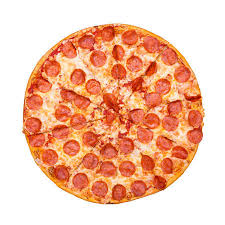
#> input picture input_pictures/input_multiplecircles5.png, 225 x 225 px
$ python Hough-Ex6.py --image ../input_pictures/input_multiplecircles5.png
#> lines starting #> are read from the running program, lines starting #| are printed output that depends on the picture; after the words box and inside, x2 and y2 are one past the last pixel; in counts of white or black regions, pixels touching at a corner belong together
import cv2 as cv
import numpy as np
import argparse

# konsoldan çalıştırmak için:
# python Hough-Ex2.py -i ../input_pictures/input_multiplecircles5.png

ap = argparse.ArgumentParser()
ap.add_argument("-i", "--image", required=True, help="Path of image")
args = vars(ap.parse_args())

img = cv.imread(args["image"])
#> img is the input picture: shape (225, 225, 3); mean B, G, R 167.4, 193.2, 242.5
img2 = img.copy()
img = cv.cvtColor(img, cv.COLOR_BGR2GRAY)
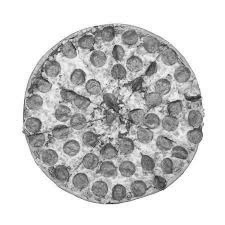
#> img: shape (225, 225); min 33, max 255, mean 205
img = cv.GaussianBlur(img, (5, 5), 1.5)
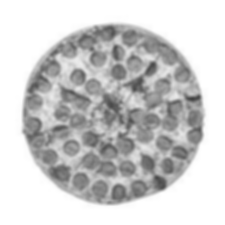
#> img: shape (225, 225); min 65, max 255, mean 205
kernel = np.ones((3, 3), np.uint8)

img = cv.Canny(img, 50, 120)
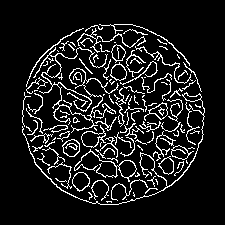
#> img: shape (225, 225); 10.9% white in thin lines or dots, all inside (x1, y1, x2, y2) = (22, 24, 205, 205)
cv.imwrite('img_morph4.png', img)
print(img.shape)
#| (225, 225)
h, w = img.shape[:]
#> h = 225; w = 225

cv.imshow("image", img)
circles = cv.HoughCircles(img, cv.HOUGH_GRADIENT, 1.4, int(w / 25), param1=40, param2=25, minRadius=int(w / 30),
                          maxRadius=int(w / 15))
#> circles = 36 rows, first 8: [129.5, 38.5, 14.14], [135.1, 60.9, 14.14], [139.3, 185.5, 14.14], [170.1, 105.7, 12.6], [62.3, 174.3, 14.14], [118.3, 72.1, 14.14], [122.5, 143.5, 10.92], [63.7, 115.5, 11.06]


circles = np.uint16(np.around(circles))
#> circles = 36 rows, first 8: [130, 38, 14], [135, 61, 14], [139, 186, 14], [170, 106, 13], [62, 174, 14], [118, 72, 14], [122, 144, 11], [64, 116, 11]

for c in circles[0, :]:
    print(c)
    cv.circle(img2, (c[0], c[1]), c[2], (0, 255, 0), 2)
    cv.circle(img2, (c[0], c[1]), 1, (0, 0, 255), 3)
#> this loop made 36 passes
#> c on passes 1 to 12: [130, 38, 14], [135, 61, 14], [139, 186, 14], [170, 106, 13], [62, 174, 14], [118, 72, 14], [122, 144, 11], [64, 116, 11], [116, 190, 14], [71, 148, 9], [106, 32, 8], [36, 138, 11]
#| [130  38  14]
#| [135  61  14]
#| [139 186  14]
#| [170 106  13]
#| [ 62 174  14]
#| [118  72  14]
#| [122 144  11]
#| [ 64 116  11]
#> (further printed lines are left out)
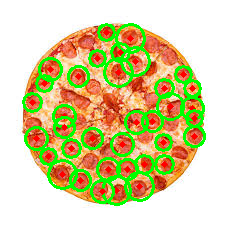
#> img2: shape (225, 225, 3); 14.5% of pixels changed, all inside (x1, y1, x2, y2) = (22, 23, 206, 206)

cv.imshow(" output img", img2)
cv.waitKey(0)
cv.imwrite("houghcircle-ex6.png", img2)

$ run again, with input_pictures/input_multiplecircles2.png copied over input_pictures/input_multiplecircles5.png
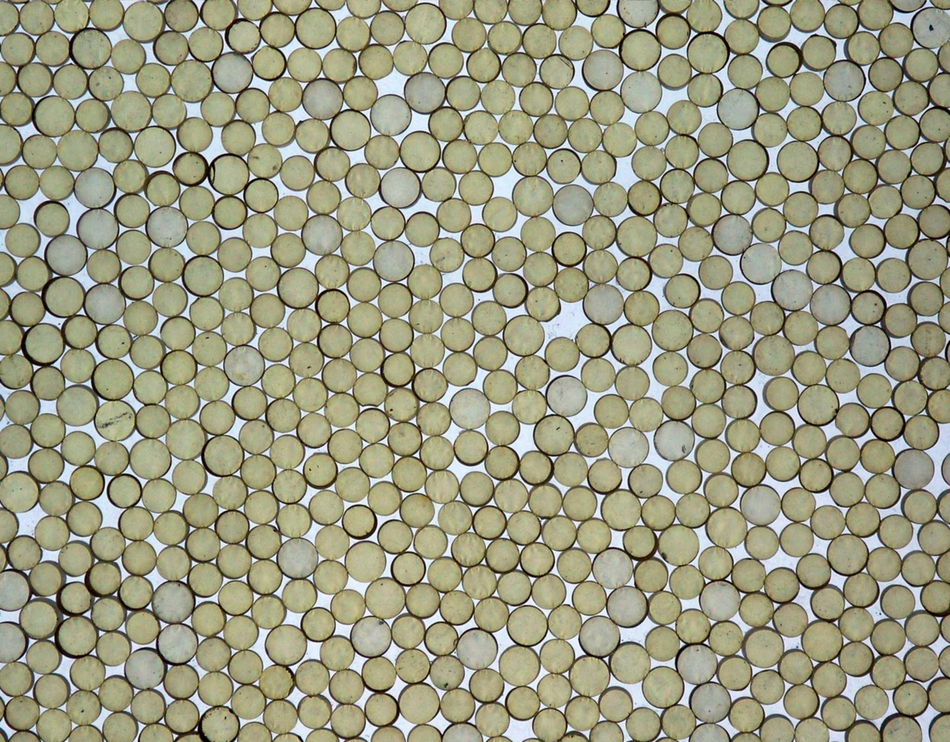
#> input picture input_pictures/input_multiplecircles2.png, 950 x 742 px, shrunk from 2048 x 1600 before the run
#> img is the input picture: shape (742, 950, 3); mean B, G, R 130.6, 156.2, 156.1
#> `img = cv.Canny(img, 50, 120)`:
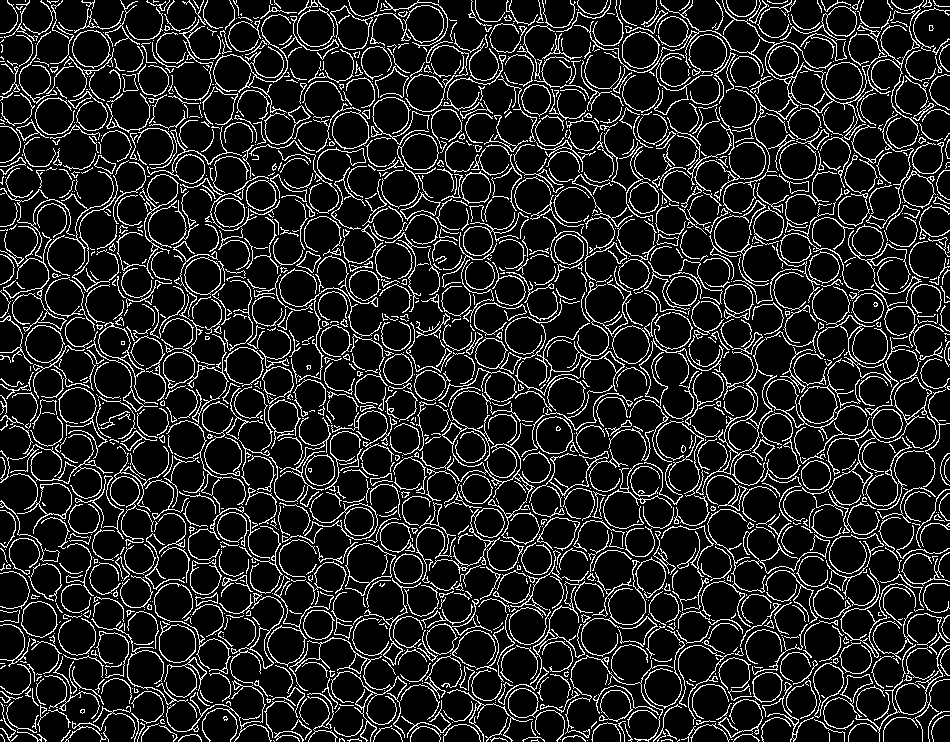
#> img: shape (742, 950); 13.9% white in thin lines or dots
#| (742, 950)
#> `circles = cv.HoughCircles(img, cv.HOUGH_GRADIENT, 1.4, int(w / 25), pa..`: circles = 344 rows, first 8: [602.7, 70.7, 59.14], [126.7, 539.7, 62.22], [672.7, 76.3, 59.14], [787.5, 248.5, 59.14], [703.5, 405.3, 62.22], [150.5, 458.5, 56.06], [864.5, 524.3, 56.06], [766.5, 507.5, 62.22]
#> `circles = np.uint16(np.around(circles))`: circles = 344 rows, first 8: [603, 71, 59], [127, 540, 62], [673, 76, 59], [788, 248, 59], [704, 405, 62], [150, 458, 56], [864, 524, 56], [766, 508, 62]
#> the loop `for c in circles[0, :]:` made 344 passes
#> (printed output is left out)
#> after the loop `for c in circles[0, :]:`:
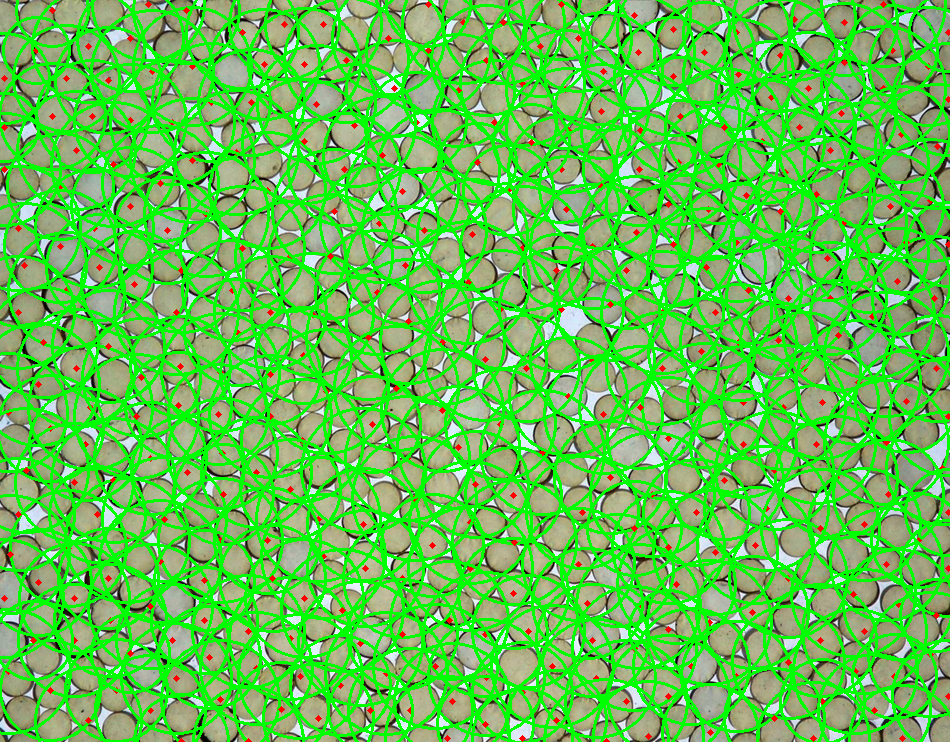
#> img2: shape (742, 950, 3); mean B, G, R 80.6, 193.9, 99.2

$ run again, with input_pictures/input_multiplecircles4.png copied over input_pictures/input_multiplecircles5.png
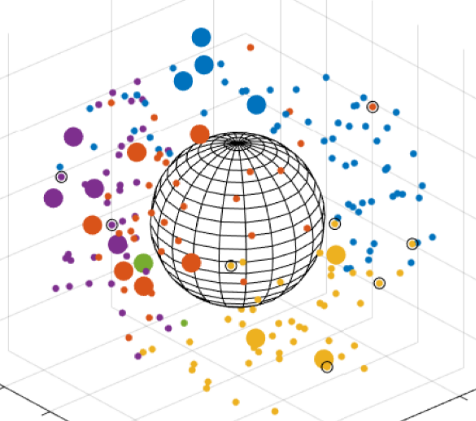
#> input picture input_pictures/input_multiplecircles4.png, 476 x 421 px
#> img is the input picture: shape (421, 476, 3); mean B, G, R 238.2, 238.7, 240.4
#> `img = cv.Canny(img, 50, 120)`:
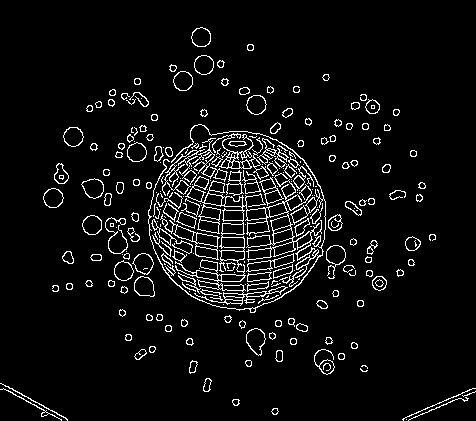
#> img: shape (421, 476); 5.9% white in thin lines or dots
#| (421, 476)
#> `circles = cv.HoughCircles(img, cv.HOUGH_GRADIENT, 1.4, int(w / 25), pa..`: circles = 57 rows, first 8: [241.5, 262.5, 30.12], [189.7, 241.5, 30.12], [266.7, 231.7, 30.12], [227.5, 276.5, 30.12], [213.5, 206.5, 30.12], [227.5, 234.5, 30.12], [241.5, 220.5, 30.12], [266.7, 262.5, 30.12]
#> `circles = np.uint16(np.around(circles))`: circles = 57 rows, first 8: [242, 262, 30], [190, 242, 30], [267, 232, 30], [228, 276, 30], [214, 206, 30], [228, 234, 30], [242, 220, 30], [267, 262, 30]
#> the loop `for c in circles[0, :]:` made 57 passes
#> (printed output is left out)
#> after the loop `for c in circles[0, :]:`:
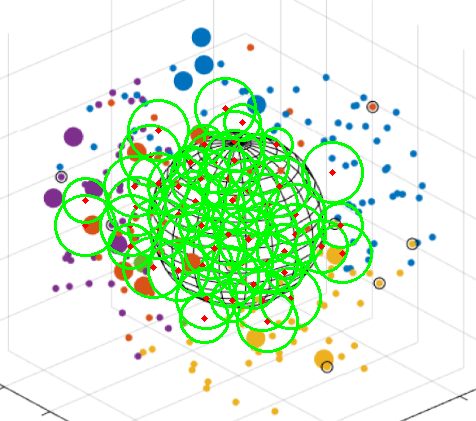
#> img2: shape (421, 476, 3); 11.79% of pixels changed, all inside (x1, y1, x2, y2) = (54, 77, 373, 353)
